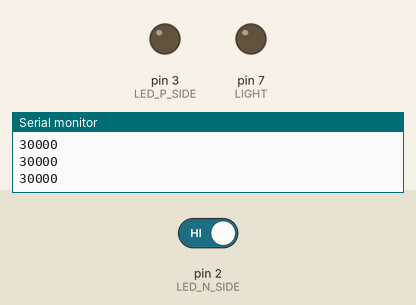
Simulated run of this sketch. Board: Arduino Uno, built with avr-gcc and run on an emulated ATmega328P. Shown: output pins drawn as LEDs (lit = HIGH), the last lines printed to the serial monitor. Dashed ring = blinking. The inputs (shaded band) are chosen by the test bench; at power-on: pin 2 (LED_N_SIDE) HIGH.

Above: at 1.2 s.
1.3 s: pin 2 (LED_N_SIDE) driven LOW
At 2.3 s:
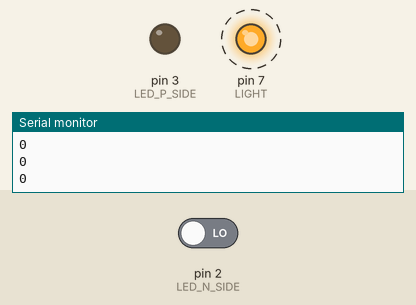
4.3 s: pin 2 (LED_N_SIDE) driven HIGH
At 5.7 s:
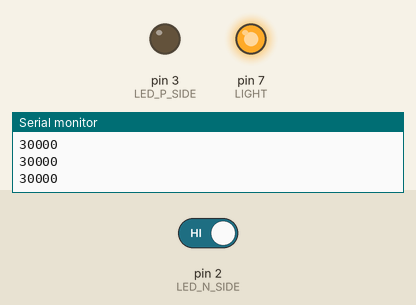
Timing chart, 0 to 30.0 s (numbered marks = the images above; inputs shaded):
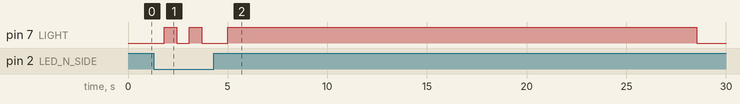

The sketch:

led_light_sensor.ino
```cpp
#define LED_N_SIDE 2
#define LED_P_SIDE 3
#define LIGHT 7

unsigned int k;
boolean b;

void setup(void) {
  Serial.begin(9600);
  Serial.println("Begin!");
  pinMode(LIGHT, OUTPUT);
  k = 0;
  b = false;
}

void loop() {
  unsigned int j;
  k++;

  if(k == 200) {
    k = 0;
    b = !b;
    digitalWrite(LIGHT, b ? HIGH : LOW);
  }


  // Apply reverse voltage, charge up the pin and led capacitance
  pinMode(LED_N_SIDE,OUTPUT);
  pinMode(LED_P_SIDE,OUTPUT);
  digitalWrite(LED_N_SIDE,HIGH);
  digitalWrite(LED_P_SIDE,LOW);

  // Isolate the pin 2 end of the diode
  pinMode(LED_N_SIDE,INPUT);
  digitalWrite(LED_N_SIDE,LOW);  // turn off internal pull-up resistor

  // Count how long it takes the diode to bleed back down to a logic zero
  for ( j = 0; j < 30000; j++) {
    if ( digitalRead(LED_N_SIDE)==0) break;
  }


  Serial.println(j);

  // You could use 'j' for something useful, but here we are just using the
  // delay of the counting.  In the dark it counts higher and takes longer,
  // increasing the portion of the loop where the LED is off compared to
  // the 1000 microseconds where we turn it on.

  // Turn the light on for 1000 microseconds
//  digitalWrite(LED_P_SIDE,HIGH);
//  digitalWrite(LED_N_SIDE,LOW);
//  pinMode(LED_P_SIDE,OUTPUT);
//  pinMode(LED_N_SIDE,OUTPUT);
  delay(1  );
  // we could turn it off, but we know that is about to happen at the loop() start

}
```

Measured:
- after the input at 1.3 s, pin 7 (LIGHT): alternates HIGH for 0.62 s and LOW for 0.62 s, starting after 0.52 s
